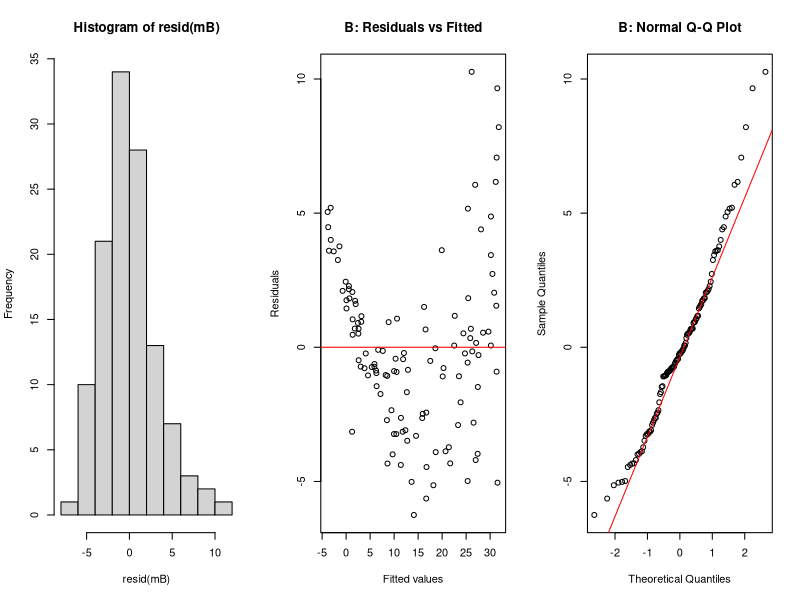

Here is the R script that generated this plot:
set.seed(2)

n  <- 120
x  <- runif(n, 0, 10)

# Nonlinear mean + heteroscedasticity + heavier tails
err <- rt(n, df = 3) * (0.3 + 0.25*x)  # variance grows with x and t-errors
y   <- 1 + 0.5*x + 0.3*x^2 + err       # true relation is curved

mB <- lm(y ~ x)  # wrongly fit a straight line


par(mfrow = c(1, 3))
# 1) Residuals vs Fitted: curved pattern + fan shape (increasing spread)
hist(resid(mB))
plot(fitted(mB), resid(mB),
     main = "B: Residuals vs Fitted",
     xlab = "Fitted values", ylab = "Residuals")
abline(h = 0, col = "red")

# 2) Normal Q-Q: heavy tails deviate from the line
qqnorm(resid(mB), main = "B: Normal Q-Q Plot")
qqline(resid(mB), col = "red")

summary(mB)$r.squared